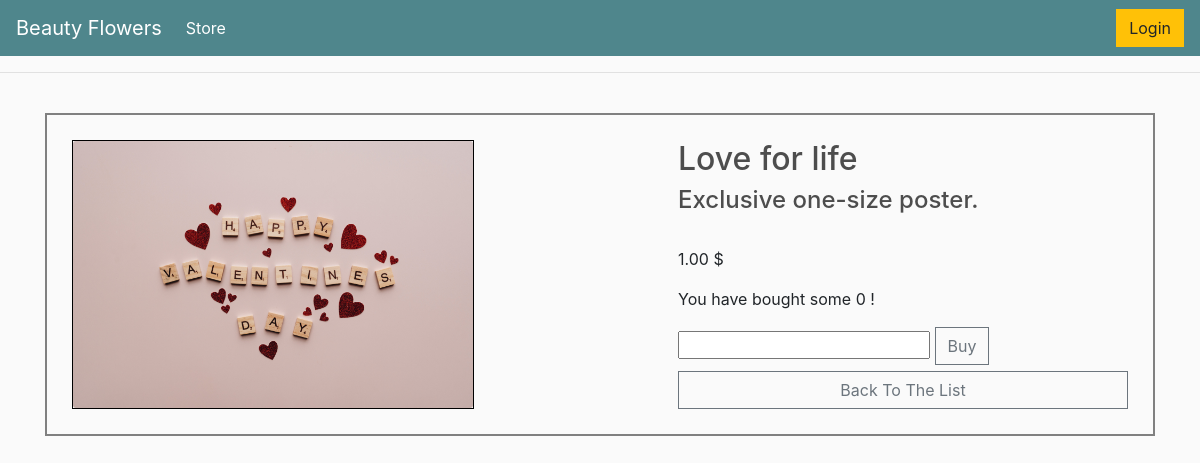
Page /love on the earlier database version.
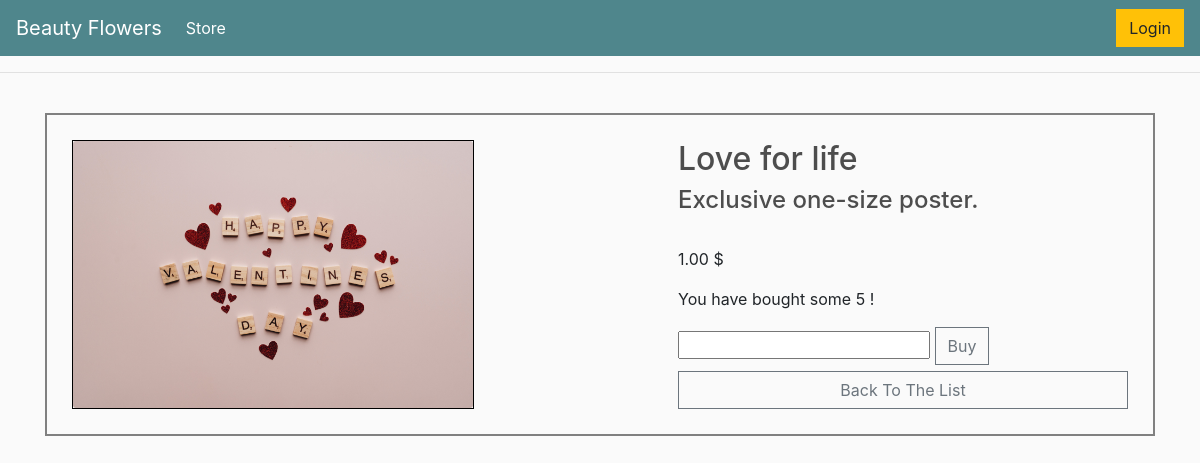
Same page on the later database version.
### beautyflowers/models.py (models this page shows, shortened)
class Product(models.Model):
    name = models.CharField(max_length=220)
    slug = models.SlugField(max_length=255, unique=True)
    price = models.DecimalField(max_digits=4, decimal_places=2)
    description = models.TextField(blank=True, default="Exclusive one-size poster.")
    image = models.ImageField(upload_to = "beautyflowers/static/img/", default=None)
    alt = models.CharField(max_length=50, null=False, default="img")
    quantity = models.IntegerField(default=0, blank=True, null=0)
    last_modified = models.DateTimeField(auto_now_add = True)
    created_on = models.DateField(blank=True, null=True)
    class Meta:
        ordering = ['-created_on']

### beautyflowers/views.py (the view)
# urls.py: path('<slug>', views.read_product ),
def read_product(request, slug):
    context ={}
    obj = get_object_or_404(Product, slug = slug)
    form = QuantityForm(request.POST or None, instance = obj)
    if form.is_valid():
        form.save()
        return HttpResponseRedirect("/" + slug)
    context["data"] = Product.objects.get(slug = slug)
    return render(request, "beautyflowers/crud/read_product.html", context)

### beautyflowers/templates/beautyflowers/crud/read_product.html (shortened to what this page needs)
{% extends '../main.html' %}
{% load static %}
{% block content %}
<div class="main" id="display_product">
    <div class="image_product">
        {% if data.image %}
        <img class="card-img" src="{{ data.image.url }}" alt="{{ data.alt }}" width=800 />
        {% endif %}
    </div>
    <div class="possibilities">
        <div class="info">
            <h2>{{ data.name }}</h2>
            <h4>{{ data.description }}</h4><br /><br />
            <p>{{ data.price }} $</p>
            <p> You have bought some {{data.quantity}} !</p>
            <form method="POST" enctype="multipart/form-data">
                <input type="number" name="quantity" />
                <input class="btn btn-outline-secondary add-btn" type="submit" value="Buy">
            </form>
        </div>
        <a href="/" class="btn btn-outline-secondary add-btn">Back To The List</a>
    </div>
</div>
{% endblock content %}

### beautyflowers/templates/beautyflowers/main.html (shortened to what this page needs)
<!DOCTYPE html>
{% load static %}
<html>
<head>
  <link rel="stylesheet" href="https://stackpath.bootstrapcdn.com/bootstrap/4.4.1/css/bootstrap.min.css"
>
  <link rel="stylesheet" type="text/css" href="{% static 'css/main.css' %}">
</head>
<body>
  <nav class="navbar navbar-expand-lg navbar-dark bg-dark">
    <a class="navbar-brand" href="/">Beauty Flowers</a>
    <div class="collapse navbar-collapse" id="navbarSupportedContent">
      <ul class="navbar-nav mr-auto">
        <li class="nav-item active">
          <a class="nav-link" href="/">Store <span class="sr-only">(current)</span></a>
        </li>
      </ul>
      {% if user.is_authenticated %}
      <div class="form-inline my-2 my-lg-0">
        <a href="/create/" class="btn btn-warning">Create a product</a>
      </div>
      <a href="/admin/logout/" class="btn logout">Log out</a>
      {% else %}
      <div class="form-inline my-2 my-lg-0">
        <a href="/admin/" class="btn btn-warning">Login</a>
      </div>
      {% endif %}
    </div>
  </nav>
  <hr>
  <div class="container">
    <br>
    {% block content %}
    {% endblock content %}
  </div>
</body>
</html>

### static/css/main.css (style rules this page uses)
* { padding: 0; margin: 0; }
body { background-color: hsl(0, 0%, 98%); }
h1,h2,h3,h4,h5,h6 { color:hsl(0, 0%, 30%); }
.bg-dark { background-color: #4f868c!important; }
.btn { border-radius: 0; }
h4 { display: inline-block; }
#display_product { display: flex; flex-wrap: wrap; justify-content: space-between; border: 2px solid gray; padding: 25px; }
.image_product { display: flex; border: 1px solid black; }
.image_product img { max-width: 400px; max-height: 400px; }
.possibilities { min-width: 450px; display: flex; flex-direction: column; justify-content: space-between; }
.form-inline { display: flex; flex-wrap: wrap; justify-content: space-between; }

Differences in the rows shown:
changed Product "Love for life": quantity "0" → "5"
